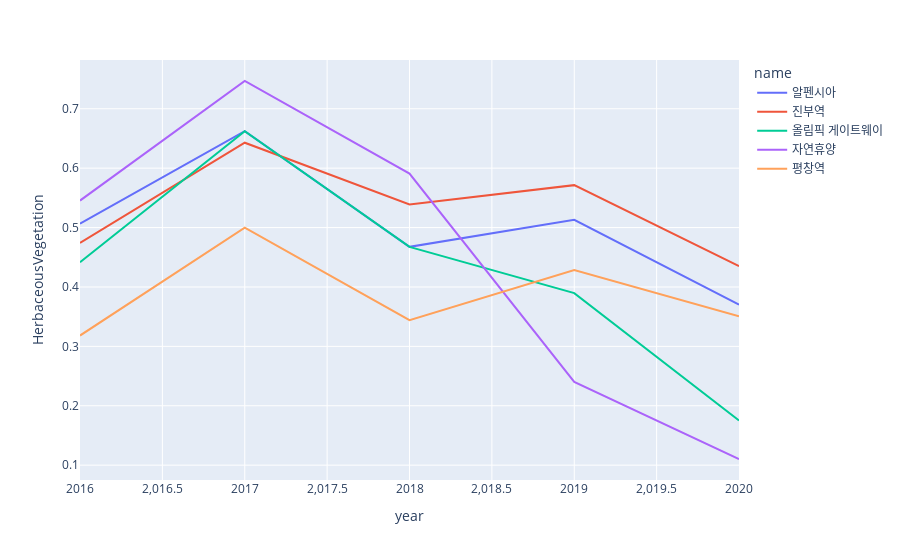

This figure's notebook cell:
### Code cell
import plotly.express as px

# df = px.data.gapminder().query("continent=='Oceania'")
fig = px.line(df_result, x="year", y="HerbaceousVegetation", color='name')
fig.show()

### Figure 1 — Plotly figure (JSON) as saved in the notebook; plotly's stock layout.template omitted (floating-point values rounded to 4 significant figures)
{"data": [{"hovertemplate": "name=알펜시아<br>year=%{x}<br>HerbaceousVegetation=%{y}<extra></extra>", "legendgroup": "알펜시아", "line": {"color": "#636efa", "dash": "solid"}, "mode": "lines", "name": "알펜시아", "orientation": "v", "showlegend": true, "type": "scatter", "x": ["2016", "2017", "2018", "2019", "2020"], "xaxis": "x", "y": [0.5065, 0.6623, 0.4675, 0.513, 0.3701], "yaxis": "y"}, {"hovertemplate": "name=진부역<br>year=%{x}<br>HerbaceousVegetation=%{y}<extra></extra>", "legendgroup": "진부역", "line": {"color": "#EF553B", "dash": "solid"}, "mode": "lines", "name": "진부역", "orientation": "v", "showlegend": true, "type": "scatter", "x": ["2016", "2017", "2018", "2019", "2020"], "xaxis": "x", "y": [0.474, 0.6429, 0.539, 0.5714, 0.4351], "yaxis": "y"}, {"hovertemplate": "name=올림픽 게이트웨이<br>year=%{x}<br>HerbaceousVegetation=%{y}<extra></extra>", "legendgroup": "올림픽 게이트웨이", "line": {"color": "#00cc96", "dash": "solid"}, "mode": "lines", "name": "올림픽 게이트웨이", "orientation": "v", "showlegend": true, "type": "scatter", "x": ["2016", "2017", "2018", "2019", "2020"], "xaxis": "x", "y": [0.4416, 0.6623, 0.4675, 0.3896, 0.1753], "yaxis": "y"}, {"hovertemplate": "name=자연휴양<br>year=%{x}<br>HerbaceousVegetation=%{y}<extra></extra>", "legendgroup": "자연휴양", "line": {"color": "#ab63fa", "dash": "solid"}, "mode": "lines", "name": "자연휴양", "orientation": "v", "showlegend": true, "type": "scatter", "x": ["2016", "2017", "2018", "2019", "2020"], "xaxis": "x", "y": [0.5455, 0.7468, 0.5909, 0.2403, 0.1104], "yaxis": "y"}, {"hovertemplate": "name=평창역<br>year=%{x}<br>HerbaceousVegetation=%{y}<extra></extra>", "legendgroup": "평창역", "line": {"color": "#FFA15A", "dash": "solid"}, "mode": "lines", "name": "평창역", "orientation": "v", "showlegend": true, "type": "scatter", "x": ["2016", "2017", "2018", "2019", "2020"], "xaxis": "x", "y": [0.3182, 0.5, 0.3442, 0.4286, 0.3506], "yaxis": "y"}], "layout": {"legend": {"title": {"text": "name"}, "tracegroupgap": 0}, "margin": {"t": 60}, "xaxis": {"anchor": "y", "domain": [0, 1], "title": {"text": "year"}}, "yaxis": {"anchor": "x", "domain": [0, 1], "title": {"text": "HerbaceousVegetation"}}}}
